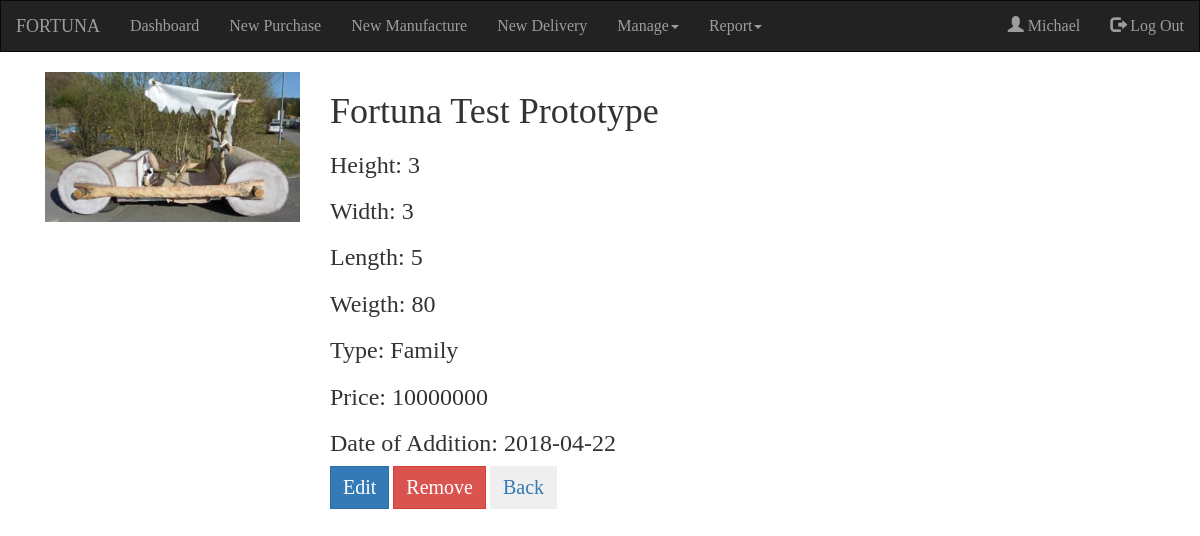
Page /typedetail.php?id=7 (signed in) on the committed database.
### tables this page shows
CREATE TABLE `card` (
  `cardId` int(20) NOT NULL,
  `cardName` varchar(50) NOT NULL,
  `cardHeight` int(11) NOT NULL,
  `cardWidth` int(11) NOT NULL,
  `cardLength` int(11) NOT NULL,
  `cardType` varchar(20) NOT NULL,
  `cardWeight` int(11) NOT NULL,
  `cardPrice` int(11) NOT NULL,
  `cardAdded` date NOT NULL,
  `cardPhoto` varchar(30) NOT NULL,
  `cardStatus` tinyint(4) NOT NULL
);

### koneksi.php (called while the page is built, shortened)
<?php
$con=mysqli_connect('localhost', 'root', '', 'uas_pos');
function querySelect($query){
  global $con;
  $hello=mysqli_fetch_array(mysqli_query($con, $query));
  return $hello;
}
?>

### typedetail.php (the view, shortened to what this page needs)
<?php
if(isset($_SESSION['empId'])){
  ?>
  <!DOCTYPE html>
  <html lang="en">
  <head>
    <link rel="stylesheet" href="https://maxcdn.bootstrapcdn.com/bootstrap/3.3.7/css/bootstrap.min.css">
    <link rel="stylesheet" href="css/css.css">
  </head>
  <body>
    <?php include('koneksi.php');
    $id=$_GET['id'];
    $query="SELECT * FROM card WHERE cardId='$id'";
    $hasil=querySelect($query);
    $name=$hasil['cardName'];
    $height=$hasil['cardHeight'];
    $width=$hasil['cardWidth'];
    $length=$hasil['cardLength'];
    $type=$hasil['cardType'];
    $weight=$hasil['cardWeight'];
    $price=$hasil['cardPrice'];
    $date=$hasil['cardAdded'];
    $photo=$hasil['cardPhoto'];
    ?>
    <nav class="navbar navbar-inverse">
      <div class="container-fluid">
        <div class="navbar-header">
          <a class="navbar-brand" href="#">FORTUNA</a>
        </div>
        <ul class="nav navbar-nav">
          <li><a href="dashboard.php">Dashboard</a></li>
            <li><a href="newpurchase.php">New Purchase</a></li>
            <li><a href="newmanufactur.php">New Manufacture</a></li>
            <li><a href="newdelivery.php">New Delivery</a></li>
            <?php
              if($_SESSION['positionAccess'] <= 2){
                ?>
          <li class="dropdown"><a class="dropdown-toggle" data-toggle="dropdown"href="#">Manage<span class="caret"></span></a>
          </li>
            <?php
              }
            ?>
            <li class="dropdown"><a class="dropdown-toggle" data-toggle="dropdown"href="#">Report<span class="caret"></span></a>
          </li>
        </ul>
        <ul class="nav navbar-nav navbar-right">
          <li><a href="#"><span class="glyphicon glyphicon-user"></span> <?php echo $_SESSION['name']?></a> </li>
          <li><a href="login.php?logout=1"><span class="glyphicon glyphicon-log-out"></span> Log Out</a></li>
      </ul>
      </div>
    </nav>
    <div class="container">
        <div class="col-sm-3">
            <img src="images/car/<?php echo $photo?>" style="width:100%">
        </div>
        <div class="col-sm-9">
            <h1><?php echo $name?></h1>
            <h3>Height: <?php echo $height?></h3>
            <h3>Width: <?php echo $width?></h3>
            <h3>Length: <?php echo $length?></h3>
            <h3>Weigth: <?php echo $weight?></h3>
            <h3>Type: <?php echo $type?></h3>
            <h3>Price: <?php echo $price?></h3>
            <h3>Date of Addition: <?php echo $date?></h3>
            <a href="typeedit.php?id=<?php echo $id ?>"><button class='btn btn-primary' style="font-size:20px">Edit</button></a>
            <button class='btn btn-danger' style="font-size:20px" onclick="del()">Remove</button>
            <a href="mantype.php"><button class='btn' style="font-size:20px">Back</button></a>
        </div>
    </div>
  </body>
  </html>
<?php
}else{
header("location:login.php?lfail=1");
} ?>

### css/css.css (style rules this page uses)
body { font-family: moon; font-size: 16px; }
.navbar-brand { font-family: oneday; }
.nav { font-size: 16px; }

### typedetail.php (style rules this page uses)
* { border-radius: 0 !important; }

### rows in the picture
card: cardPhoto (picture), cardName "Fortuna Test Prototype", cardHeight "3", cardWidth "3", cardLength "5", cardWeight "80", cardType "Family", cardPrice "10000000", cardAdded "2018-04-22"

### other values in the picture
$_SESSION['name'] "Michael"
